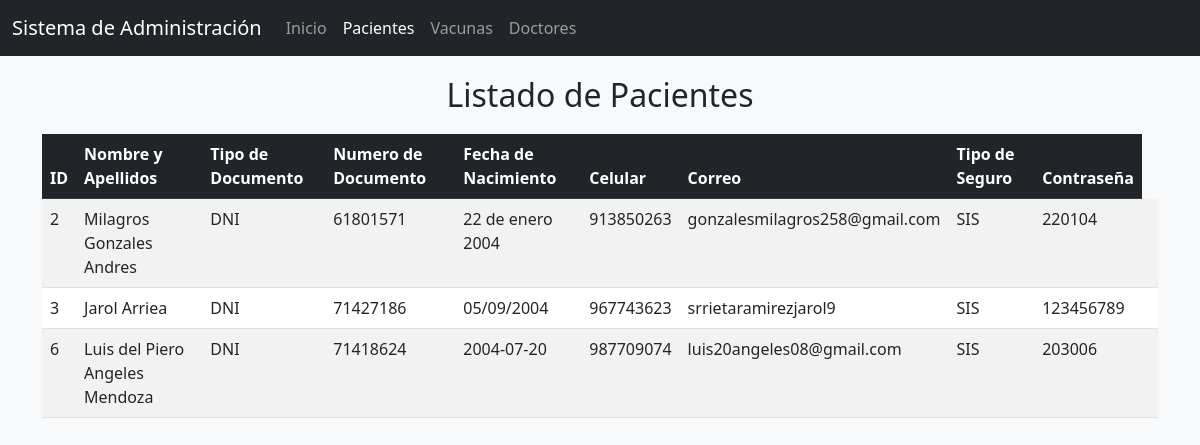
Screenshot of /Modulos/Administrador/pacientes.php with the database file from the repository.
### tables this page shows
CREATE TABLE `paciente` (
  `id` int(11) NOT NULL,
  `NombreApe` varchar(50) NOT NULL,
  `TipoDocumento` varchar(50) NOT NULL,
  `NumDocumento` int(50) NOT NULL,
  `FechaNacimiento` varchar(50) NOT NULL,
  `Celular` int(50) NOT NULL,
  `Correo` varchar(50) NOT NULL,
  `TipoSeguro` varchar(50) NOT NULL,
  `Contraseña` varchar(50) NOT NULL
);

### Modulos/Administrador/pacientes.php (the view, shortened to what this page needs)
<?php
include('../../Conexion.php');
?>
<!DOCTYPE html>
<html lang="es">
<head>
    <link rel="stylesheet" href="https://cdn.jsdelivr.net/npm/bootstrap@5.3.0/dist/css/bootstrap.min.css">
</head>
<body>
    <nav class="navbar navbar-expand-lg navbar-dark bg-dark">
        <div class="container-fluid">
            <a class="navbar-brand" href="#">Sistema de Administración</a>
            <div class="collapse navbar-collapse" id="navbarNav">
                <ul class="navbar-nav">
                    <li class="nav-item">
                        <a class="nav-link" href="Principal.php">Inicio</a>
                    </li>
                    <li class="nav-item">
                        <a class="nav-link active" aria-current="page"" href="pacientes.php">Pacientes</a>
                    </li>
                    <li class="nav-item">
                        <a class="nav-link" href="vacunas.php">Vacunas</a>
                    </li>
                    <li class="nav-item">
                        <a class="nav-link" href="doctores.php">Doctores</a>
                    </li>
                </ul>
            </div>
        </div>
    </nav>
    <div class="container mt-9">
        <h2 class="text-center mb-1">Listado de Pacientes</h2>
        <table class="table table-striped table-hover">
            <thead class="table-dark">
                <tr>
                    <th>ID</th>
                    <th>Nombre y Apellidos</th>
                    <th>Tipo de Documento</th>
                    <th>Numero de Documento</th>
                    <th>Fecha de Nacimiento</th>
                    <th>Celular</th>
                    <th>Correo</th>
                    <th>Tipo de Seguro</th>
                    <th>Contraseña</th>
                </tr>
            </thead>
            <tbody>
                <?php
                $servicios = $link->query("SELECT * FROM paciente");
                if ($servicios && $servicios->num_rows > 0) {
                    while ($row = $servicios->fetch_assoc()) {
                        echo "<tr>";
                        echo "<td>" . $row["id"] . "</td>";
                        echo "<td>" . $row["NombreApe"] . "</td>";
                        echo "<td>" . $row["TipoDocumento"] . "</td>";
                        echo "<td>" . $row["NumDocumento"] . "</td>";
                        echo "<td>" . $row["FechaNacimiento"] . "</td>";
                        echo "<td>" . $row["Celular"] . "</td>";
                        echo "<td>" . $row["Correo"] . "</td>";
                        echo "<td>" . $row["TipoSeguro"] . "</td>";
                        echo "<td>" . $row["Contraseña"] . "</td>";
                        echo "<td>
                              </td>";
                        echo "</tr>";
                    }
                } else {
                    echo "<tr><td colspan='5' class='text-center'>No se encontraron registros.</td></tr>";
                }
                ?>
            </tbody>
        </table>
    </div>
</body>
</html>

### Modulos/Administrador/pacientes.php (style rules this page uses)
body { background-color: #f8f9fa; }
.navbar { margin-bottom: 20px; }

### rows the page displays
paciente: id "2", NombreApe "Milagros Gonzales Andres", TipoDocumento "DNI", NumDocumento "61801571", FechaNacimiento "22 de enero 2004", Celular "913850263", Correo "gonzalesmilagros258@gmail.com", TipoSeguro "SIS", Contraseña "220104"
paciente: id "3", NombreApe "Jarol Arriea", TipoDocumento "DNI", NumDocumento "71427186", FechaNacimiento "05/09/2004", Celular "967743623", Correo "srrietaramirezjarol9", TipoSeguro "SIS", Contraseña "123456789"
paciente: id "6", NombreApe "Luis del Piero Angeles Mendoza", TipoDocumento "DNI", NumDocumento "71418624", FechaNacimiento "2004-07-20", Celular "987709074", Correo "luis20angeles08@gmail.com", TipoSeguro "SIS", Contraseña "203006"
